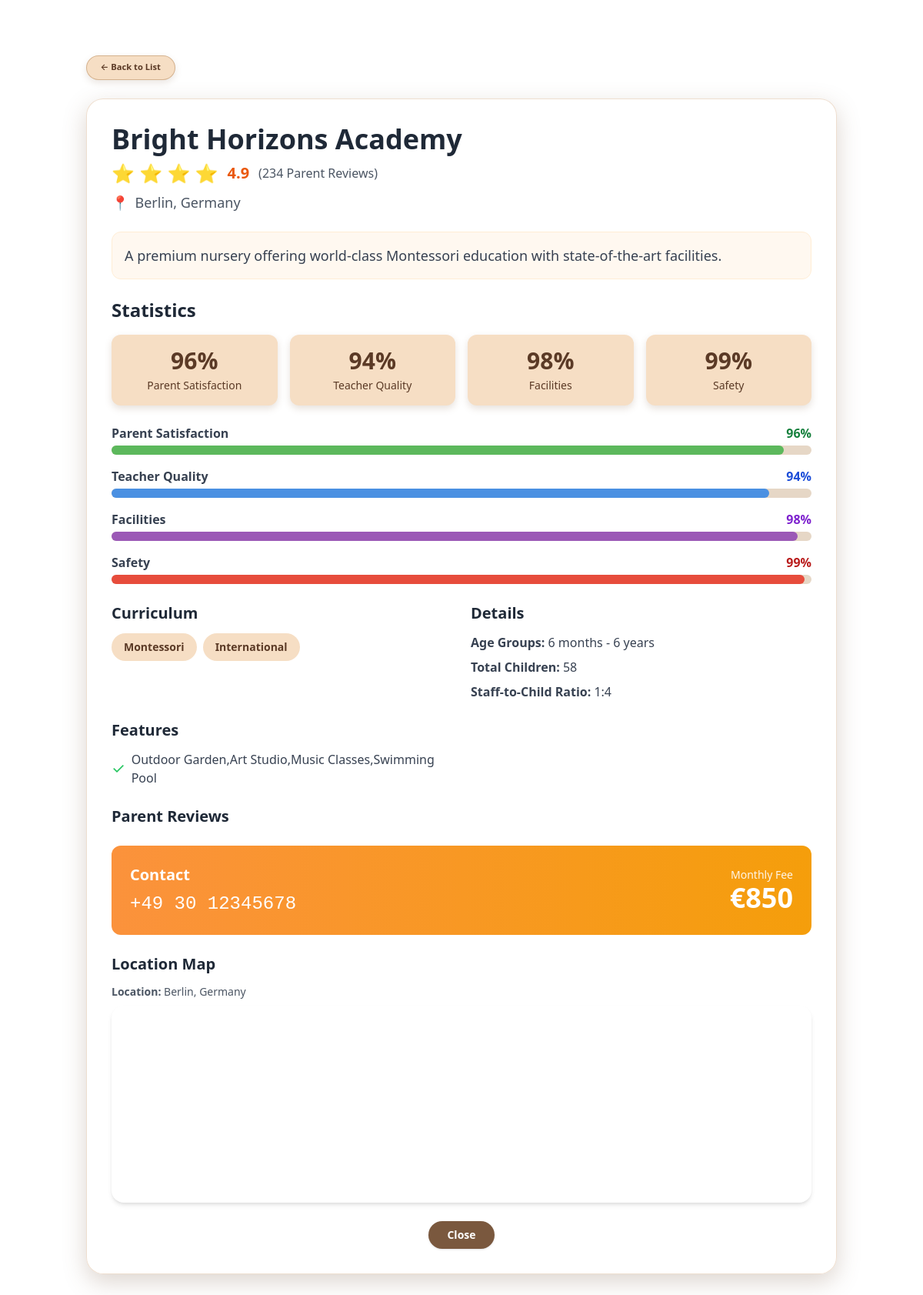
The app's page /nursery/1 (signed in) with its own data.
### models.py (models this page shows, shortened)
class Nursery(db.Model):
    __tablename__ = "nurseries"
    id = db.Column(db.Integer, primary_key=True)
    name = db.Column(db.String(150), nullable=False)
    location = db.Column(db.String(150), nullable=False)
    rating = db.Column(db.Float, nullable=False)
    reviews_count = db.Column(db.Integer, nullable=False)
    curriculum = db.Column(db.String(200), nullable=False)      # "Montessori,International"
    features = db.Column(db.String(400), nullable=False)        # "Outdoor Garden,Art Studio,Music Classes"
    price = db.Column(db.Integer, nullable=False)               # مثلاً 850
    currency = db.Column(db.String(3), nullable=False, default="EUR")
    phone = db.Column(db.String(50), nullable=False)
    capacity = db.Column(db.Integer, nullable=False)
    age_groups = db.Column(db.String(100), nullable=False)      # "6 months - 6 years"
    total_children = db.Column(db.Integer, nullable=False)
    staff_ratio = db.Column(db.String(20), nullable=False)      # "1:4"
    parent_satisfaction = db.Column(db.Integer, nullable=False) # 96
    teacher_quality = db.Column(db.Integer, nullable=False)
    facilities_rating = db.Column(db.Integer, nullable=False)
    safety_rating = db.Column(db.Integer, nullable=False)
    description = db.Column(db.Text, nullable=False)
    google_maps_url = db.Column(db.String(300), nullable=True)
    reviews = db.relationship("Review", backref="nursery", lazy=True)

### app.py (the view)
@app.route("/nursery/<int:nursery_id>")
def nursery_detail(nursery_id):
    lang = get_lang()
    if "user_id" not in session:
        return redirect(url_for("login_page", lang=lang))
    nursery = Nursery.query.get_or_404(nursery_id)
    return render_template(
        "nursery_detail.html",
        lang=lang,
        nursery=nursery,
    )

### app.py (called while the page is built)
def get_lang():
    lang = request.args.get("lang")
    if lang not in ("en", "de", "ar"):
        lang = session.get("lang", "en")
    session["lang"] = lang
    return lang

@app.context_processor
def inject_lang():
    return {
        "current_lang": session.get("lang", "en"),
        "current_user_name": session.get("user_name"),
        "current_currency": session.get("currency", "EUR"),
    }

### templates/nursery_detail.html (shortened to what this page needs)
{% extends "base.html" %}
{% block content %}
{% set lang = current_lang %}
{% if lang == 'de' %}
    {% set t_back = 'Zurück zur Liste' %}
    {% set t_statistics = 'Statistiken' %}
    {% set t_parent_satisfaction = 'Elternzufriedenheit' %}
    {% set t_teacher_quality = 'Lehrerqualität' %}
    {% set t_facilities = 'Einrichtungen' %}
    {% set t_safety = 'Sicherheit' %}
    {% set t_curriculum = 'Lehrplan' %}
    {% set t_details = 'Details' %}
    {% set t_age_groups = 'Altersgruppen' %}
    {% set t_total_children = 'Gesamtzahl der Kinder' %}
    {% set t_staff_ratio = 'Personal-Kind-Verhältnis' %}
    {% set t_features = 'Merkmale' %}
    {% set t_parent_reviews = 'Elternbewertungen' %}
    {% set t_contact = 'Kontakt' %}
    {% set t_monthly_fee = 'Monatliche Gebühr' %}
    {% set t_close = 'Schließen' %}
    {% set t_map_title = 'Standortkarte' %}
    {% set t_location_label = 'Standort' %}
{% elif lang == 'ar' %}
    {% set t_back = 'العودة إلى القائمة' %}
    {% set t_statistics = 'الإحصائيات' %}
    {% set t_parent_satisfaction = 'رضا أولياء الأمور' %}
    {% set t_teacher_quality = 'جودة المعلمين' %}
    {% set t_facilities = 'المرافق' %}
    {% set t_safety = 'السلامة' %}
    {% set t_curriculum = 'المنهج' %}
    {% set t_details = 'التفاصيل' %}
    {% set t_age_groups = 'الفئات العمرية' %}
    {% set t_total_children = 'إجمالي الأطفال' %}
    {% set t_staff_ratio = 'نسبة الموظفين إلى الأطفال' %}
    {% set t_features = 'المميزات' %}
    {% set t_parent_reviews = 'تقييمات أولياء الأمور' %}
    {% set t_contact = 'التواصل' %}
    {% set t_monthly_fee = 'الرسوم الشهرية' %}
    {% set t_close = 'إغلاق' %}
    {% set t_map_title = 'خريطة الموقع' %}
    {% set t_location_label = 'الموقع' %}
{% else %}
    {% set t_back = 'Back to List' %}
    {% set t_statistics = 'Statistics' %}
    {% set t_parent_satisfaction = 'Parent Satisfaction' %}
    {% set t_teacher_quality = 'Teacher Quality' %}
    {% set t_facilities = 'Facilities' %}
    {% set t_safety = 'Safety' %}
    {% set t_curriculum = 'Curriculum' %}
    {% set t_details = 'Details' %}
    {% set t_age_groups = 'Age Groups' %}
    {% set t_total_children = 'Total Children' %}
    {% set t_staff_ratio = 'Staff-to-Child Ratio' %}
    {% set t_features = 'Features' %}
    {% set t_parent_reviews = 'Parent Reviews' %}
    {% set t_contact = 'Contact' %}
    {% set t_monthly_fee = 'Monthly Fee' %}
    {% set t_close = 'Close' %}
    {% set t_map_title = 'Location Map' %}
    {% set t_location_label = 'Location' %}
{% endif %}
<div class="max-w-5xl mx-auto px-6 py-8">
    <div class="mb-6 flex items-center">
        <a
            href="{{ url_for('nurseries_page') }}"
            class="btn-back">
            ← {{ t_back }}
        </a>
    </div>
    <div class="card-soft p-6 md:p-8">
        <div class="mb-6">
            <h2 class="text-3xl md:text-4xl font-bold text-gray-800 mb-2">
                {{ nursery.name }}
            </h2>
            <div class="flex flex-wrap items-center gap-3 mb-2">
                <div class="text-2xl text-yellow-400">
                    {% for i in range(nursery.rating|round(0, 'floor')|int) %}
                        ⭐
                    {% endfor %}
                </div>
                <span class="text-xl font-bold text-orange-600">
                    {{ "%.1f"|format(nursery.rating) }}
                </span>
                <span class="text-gray-600 text-sm md:text-base">
                    ({{ nursery.reviews_count }} {{ t_parent_reviews }})
                </span>
            </div>
            <p class="text-gray-600 flex items-center gap-2 text-sm md:text-lg">
                <span>📍</span>
                <span>{{ nursery.location }}</span>
            </p>
        </div>
        <div class="mb-6 p-4 bg-orange-50/80 rounded-xl border border-orange-100">
            <p class="text-gray-700 text-sm md:text-lg">
                {{ nursery.description }}
            </p>
        </div>
        <div class="mb-6">
            <h3 class="text-2xl font-bold text-gray-800 mb-4">{{ t_statistics }}</h3>
            <div class="grid grid-cols-2 md:grid-cols-4 gap-4">
                <div class="stat-soft p-4 rounded-xl text-center">
                    <div class="text-3xl font-bold">
                        {{ nursery.parent_satisfaction }}%
                    </div>
                    <div class="text-sm mt-1">{{ t_parent_satisfaction }}</div>
                </div>
                <div class="stat-soft p-4 rounded-xl text-center">
                    <div class="text-3xl font-bold">
                        {{ nursery.teacher_quality }}%
                    </div>
                    <div class="text-sm mt-1">{{ t_teacher_quality }}</div>
                </div>
                <div class="stat-soft p-4 rounded-xl text-center">
                    <div class="text-3xl font-bold">
                        {{ nursery.facilities_rating }}%
                    </div>
                    <div class="text-sm mt-1">{{ t_facilities }}</div>
                </div>
                <div class="stat-soft p-4 rounded-xl text-center">
                    <div class="text-3xl font-bold">
                        {{ nursery.safety_rating }}%
                    </div>
                    <div class="text-sm mt-1">{{ t_safety }}</div>
                </div>
            </div>
        </div>
        <div class="mb-6 space-y-4">
            <div>
                <div class="flex justify-between mb-1 text-sm md:text-base">
                    <span class="font-semibold text-gray-700">{{ t_parent_satisfaction }}</span>
                    <span class="font-bold text-green-700">
                        {{ nursery.parent_satisfaction }}%
                    </span>
                </div>
                <div class="w-full progress-bar-bg rounded-full h-3">
                    <div
                        class="progress-green h-3 rounded-full"
                        style="width: {{ nursery.parent_satisfaction }}%;"
                    ></div>
                </div>
            </div>
            <div>
                <div class="flex justify-between mb-1 text-sm md:text-base">
                    <span class="font-semibold text-gray-700">{{ t_teacher_quality }}</span>
                    <span class="font-bold text-blue-700">
                        {{ nursery.teacher_quality }}%
                    </span>
                </div>
                <div class="w-full progress-bar-bg rounded-full h-3">
                    <div
                        class="progress-blue h-3 rounded-full"
                        style="width: {{ nursery.teacher_quality }}%;"
                    ></div>
                </div>
            </div>
            <div>
                <div class="flex justify-between mb-1 text-sm md:text-base">
                    <span class="font-semibold text-gray-700">{{ t_facilities }}</span>
                    <span class="font-bold text-purple-700">
                        {{ nursery.facilities_rating }}%
                    </span>
                </div>
                <div class="w-full progress-bar-bg rounded-full h-3">
                    <div
                        class="progress-purple h-3 rounded-full"
                        style="width: {{ nursery.facilities_rating }}%;"
                    ></div>
                </div>
            </div>
            <div>
                <div class="flex justify-between mb-1 text-sm md:text-base">
                    <span class="font-semibold text-gray-700">{{ t_safety }}</span>
                    <span class="font-bold text-red-700">
                        {{ nursery.safety_rating }}%
                    </span>
                </div>
                <div class="w-full progress-bar-bg rounded-full h-3">
                    <div
                        class="progress-red h-3 rounded-full"
                        style="width: {{ nursery.safety_rating }}%;"
                    ></div>
                </div>
            </div>
        </div>
        <div class="grid md:grid-cols-2 gap-6 mb-6">
            <div>
                <h3 class="text-xl font-bold text-gray-800 mb-3">{{ t_curriculum }}</h3>
                <div class="flex flex-wrap gap-2">
                    {% for curr in nursery.curriculum.split(",") %}
                    <span
                        class="px-4 py-2 badge-soft rounded-full font-semibold text-xs md:text-sm"
                    >
                        {{ curr }}
                    </span>
                    {% endfor %}
                </div>
            </div>
            <div>
                <h3 class="text-xl font-bold text-gray-800 mb-3">{{ t_details }}</h3>
                <div class="space-y-2 text-gray-700 text-sm md:text-base">
                    <p><strong>{{ t_age_groups }}:</strong> {{ nursery.age_groups }}</p>
                    <p><strong>{{ t_total_children }}:</strong> {{ nursery.total_children }}</p>
                    <p><strong>{{ t_staff_ratio }}:</strong> {{ nursery.staff_ratio }}</p>
                </div>
            </div>
        </div>
        <div class="mb-6">
            <h3 class="text-xl font-bold text-gray-800 mb-3">{{ t_features }}</h3>
            <div class="grid grid-cols-2 gap-3">
                {% for feature in nursery.features.split("|") %}
                <div class="flex items-center gap-2 text-gray-700 text-sm md:text-base">
                    <span class="text-green-500 text-xl">✓</span>
                    <span>{{ feature }}</span>
                </div>
                {% endfor %}
            </div>
        </div>
        <div class="mb-6">
            <h3 class="text-xl font-bold text-gray-800 mb-3">{{ t_parent_reviews }}</h3>
        </div>
        <div
            class="bg-gradient-to-r from-orange-400 to-amber-500 p-6 rounded-xl text-white mb-6"
        >
            <div class="flex flex-col md:flex-row md:justify-between md:items-center gap-4">
                <div>
                    <h3 class="text-xl font-bold mb-2">{{ t_contact }}</h3>
                    <a
                        href="tel:{{ nursery.phone }}"
                        class="text-2xl font-mono hover:underline"
                    >
                        {{ nursery.phone }}
                    </a>
                </div>
                <div class="md:text-right">
                    <div class="text-sm opacity-90">{{ t_monthly_fee }}</div>
                    <div class="text-3xl md:text-4xl font-bold">
                        €{{ nursery.price }}
                    </div>
                </div>
            </div>
        </div>
        <div class="mb-6">
            <h3 class="text-xl font-bold text-gray-800 mb-3">{{ t_map_title }}</h3>
            <p class="text-sm text-gray-600 mb-2">
                <strong>{{ t_location_label }}:</strong> {{ nursery.location }}
            </p>
            <div class="rounded-2xl overflow-hidden shadow-md h-64">
                <iframe
                    width="100%"
                    height="100%"
                    style="border:0;"
                    loading="lazy"
                    allowfullscreen
                    src="https://www.google.com/maps?q={{ nursery.location|replace(' ', '+') }}&output=embed">
                </iframe>
            </div>
        </div>
        <div class="mt-4 text-center">
            <a
                href="{{ url_for('nurseries_page') }}"
                class="inline-flex justify-center items-center px-6 py-2 rounded-full btn-brown text-sm font-semibold shadow">
                {{ t_close }}
            </a>
        </div>
    </div>
</div>
{% endblock %}

### templates/base.html (shortened to what this page needs)
<!doctype html>
<html lang="en">
<head>
    <script src="https://cdn.tailwindcss.com"></script>
</head>
<body class="flex items-center justify-center px-4 py-10">
    {% block content %}{% endblock %}
</body>
</html>

### templates/base.html (style rules this page uses)
body { margin: 0; padding: 0; min-height: 100vh; background-image: url("https://images.pexels.com/photos/1741231/pexels-photo-1741231.jpeg"); background-size: cover; background-position: center; background-repeat: no-repeat; background-attachment: fixed; font-family: system-ui, -apple-system, BlinkMacSystemFont, "Segoe UI", sans-serif; }

### templates/nursery_detail.html (style rules this page uses)
body { margin: 0; padding: 0; min-height: 100vh; background-image: url("https://images.pexels.com/photos/7333506/pexels-photo-7333506.jpeg"); background-size: cover; background-position: center; background-repeat: no-repeat; background-attachment: fixed; }
.card-soft { background: rgba(255, 255, 255, 0.96); border-radius: 22px; box-shadow: 0 10px 30px rgba(120, 88, 62, 0.25); border: 1px solid rgba(227, 200, 175, 0.6); }
.btn-brown { background: #7A583E; color: #fff; transition: 0.2s ease-in-out; }
.btn-back { background: #F6DEC4; color: #5B3A26; border-radius: 999px; padding: 0.4rem 1.1rem; font-size: 0.7rem; font-weight: 600; box-shadow: 0 4px 10px rgba(120, 88, 62, 0.15); border: 1px solid rgba(200, 160, 120, 0.7); transition: 0.2s ease-in-out; }
.stat-soft { background: #F6DEC4; color: #5B3A26; box-shadow: 0 4px 10px rgba(120, 88, 62, 0.18); }
.badge-soft { background: #F6DEC4; color: #5B3A26; }
.progress-bar-bg { background-color: #E6D7C6; }
.progress-green { background-color: #5CB85C; }
.progress-blue { background-color: #4A90E2; }
.progress-purple { background-color: #9B59B6; }
.progress-red { background-color: #E74C3C; }

### records on screen
Nursery: name "Bright Horizons Academy", rating "4.9", reviews_count "234", location "Berlin, Germany", description "A premium nursery offering world-class Montessori education with state-of-the-art facilities.", parent_satisfaction "96", teacher_quality "94", facilities_rating "98", safety_rating "99", age_groups "6 months - 6 years", total_children "58", staff_ratio "1:4", features "Outdoor Garden,Art Studio,Music Classes,Swimming Pool", phone "+49 30 12345678", price "850"

### other values on screen
{{ t_back }} "Back to List"
{{ t_parent_reviews }} "Parent Reviews"
{{ t_statistics }} "Statistics"
{{ t_parent_satisfaction }} "Parent Satisfaction"
{{ t_teacher_quality }} "Teacher Quality"
{{ t_facilities }} "Facilities"
{{ t_safety }} "Safety"
{{ t_curriculum }} "Curriculum"
{{ curr }} "Montessori" "International"
{{ t_details }} "Details"
{{ t_age_groups }} "Age Groups"
{{ t_total_children }} "Total Children"
{{ t_staff_ratio }} "Staff-to-Child Ratio"
{{ t_features }} "Features"
{{ t_contact }} "Contact"
